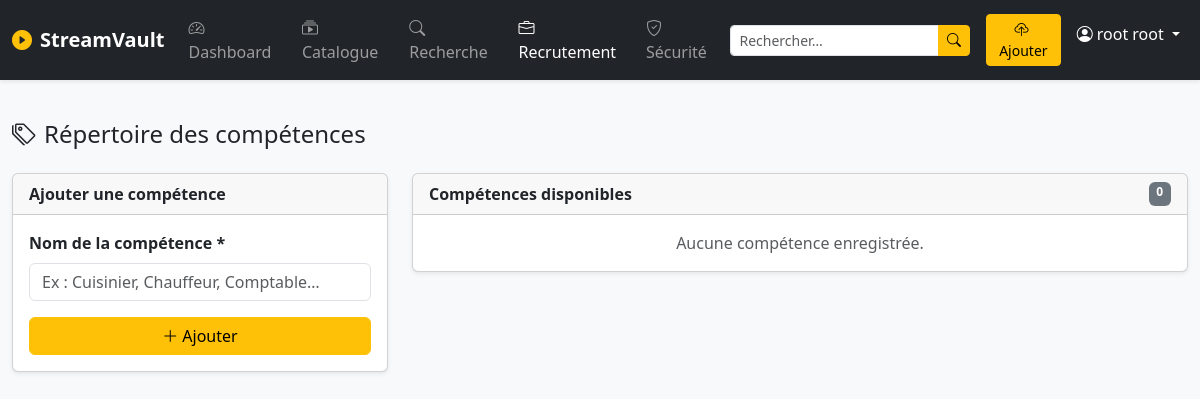
Before: /recrutement/competences/ (signed in) with the older database file.
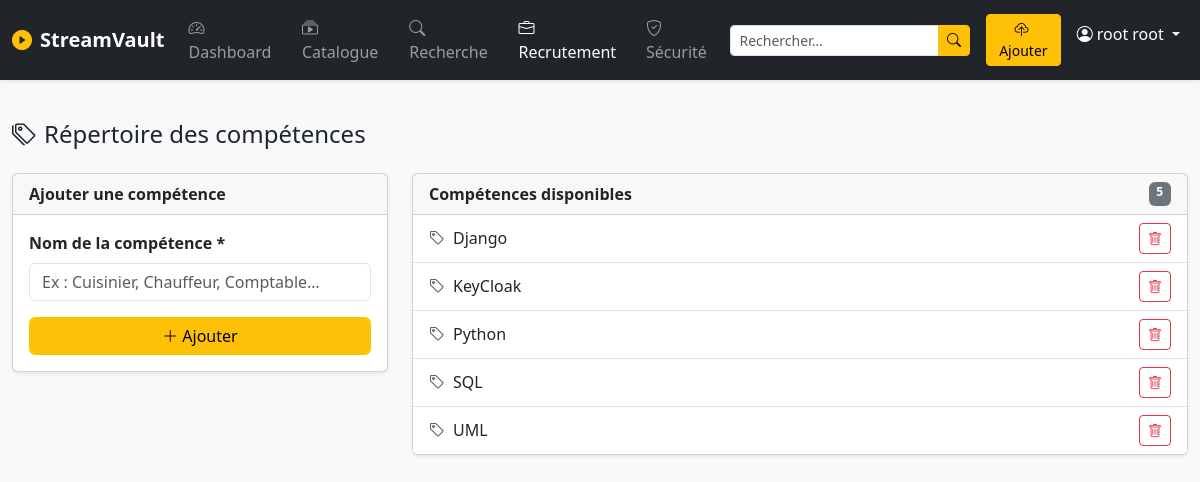
After: the same page with the newer database file.
### recrutement/models.py (models this page shows, shortened)
class Competence(models.Model):
    nom = models.CharField(max_length=100, unique=True, verbose_name="Compétence")
    class Meta:
        verbose_name = "Compétence"
        verbose_name_plural = "Compétences"
        ordering = ["nom"]

### recrutement/views.py (the view)
# urls.py: path("competences/",              views.gerer_competences,  name="competences"),
@login_required
def gerer_competences(request):
    if not request.user.is_staff:
        messages.error(request, "Accès réservé aux administrateurs.")
        return redirect("recrutement:liste")
    if request.method == "POST":
        form = CompetenceForm(request.POST)
        if form.is_valid():
            form.save()
            messages.success(request, "✓ Compétence ajoutée.")
            return redirect("recrutement:competences")
    else:
        form = CompetenceForm()
    competences = Competence.objects.all()
    return render(request, "recrutement/competences.html", {
        "form": form,
        "competences": competences,
    })

### recrutement/forms.py
class CompetenceForm(forms.ModelForm):
    class Meta:
        model  = Competence
        fields = ["nom"]
        widgets = {
            "nom": forms.TextInput(attrs={
                "class": "form-control",
                "placeholder": "Ex : Cuisinier, Chauffeur, Comptable…",
            }),
        }
        labels = {"nom": "Nom de la compétence *"}

### authentification/models.py (called while the page is built)
    @property
    def full_name(self):
        return f"{self.nom} {self.prenoms}"

### recrutement/templates/recrutement/competences.html (shortened to what this page needs)
{% extends "greenplay/base.html" %}
{% block content %}
<h4 class="mb-4"><i class="bi bi-tags me-2"></i>Répertoire des compétences</h4>
<div class="row g-4">
  <div class="col-md-4">
    <div class="card shadow-sm">
      <div class="card-header fw-semibold">Ajouter une compétence</div>
      <div class="card-body">
        <form method="post">
          <div class="mb-3">
            <label class="form-label fw-semibold">{{ form.nom.label }}</label>
            {{ form.nom }}
          </div>
          <button type="submit" class="btn btn-warning w-100">
            <i class="bi bi-plus-lg me-1"></i>Ajouter
          </button>
        </form>
      </div>
    </div>
  </div>
  <div class="col-md-8">
    <div class="card shadow-sm">
      <div class="card-header fw-semibold d-flex justify-content-between">
        <span>Compétences disponibles</span>
        <span class="badge bg-secondary">{{ competences.count }}</span>
      </div>
      {% if competences %}
      <ul class="list-group list-group-flush">
        {% for c in competences %}
        <li class="list-group-item d-flex justify-content-between align-items-center">
          <span><i class="bi bi-tag me-2 text-muted"></i>{{ c.nom }}</span>
          <form method="post" action="{% url 'recrutement:supprimer_competence' c.pk %}"
                onsubmit="return confirm('Supprimer « {{ c.nom }} » ?')">
            <button type="submit" class="btn btn-sm btn-outline-danger">
              <i class="bi bi-trash"></i>
            </button>
          </form>
        </li>
        {% endfor %}
      </ul>
      {% else %}
      <div class="card-body text-center text-muted">Aucune compétence enregistrée.</div>
      {% endif %}
    </div>
  </div>
</div>
{% endblock %}

Changed rows visible on the page:
added Competence: nom "Django"
added Competence: nom "KeyCloak"
added Competence: nom "Python"
added Competence: nom "SQL"
added Competence: nom "UML"
Other visible differences:
{{ competences.count }}: "0" → "5"
text no longer shown: "Aucune compétence enregistrée."
